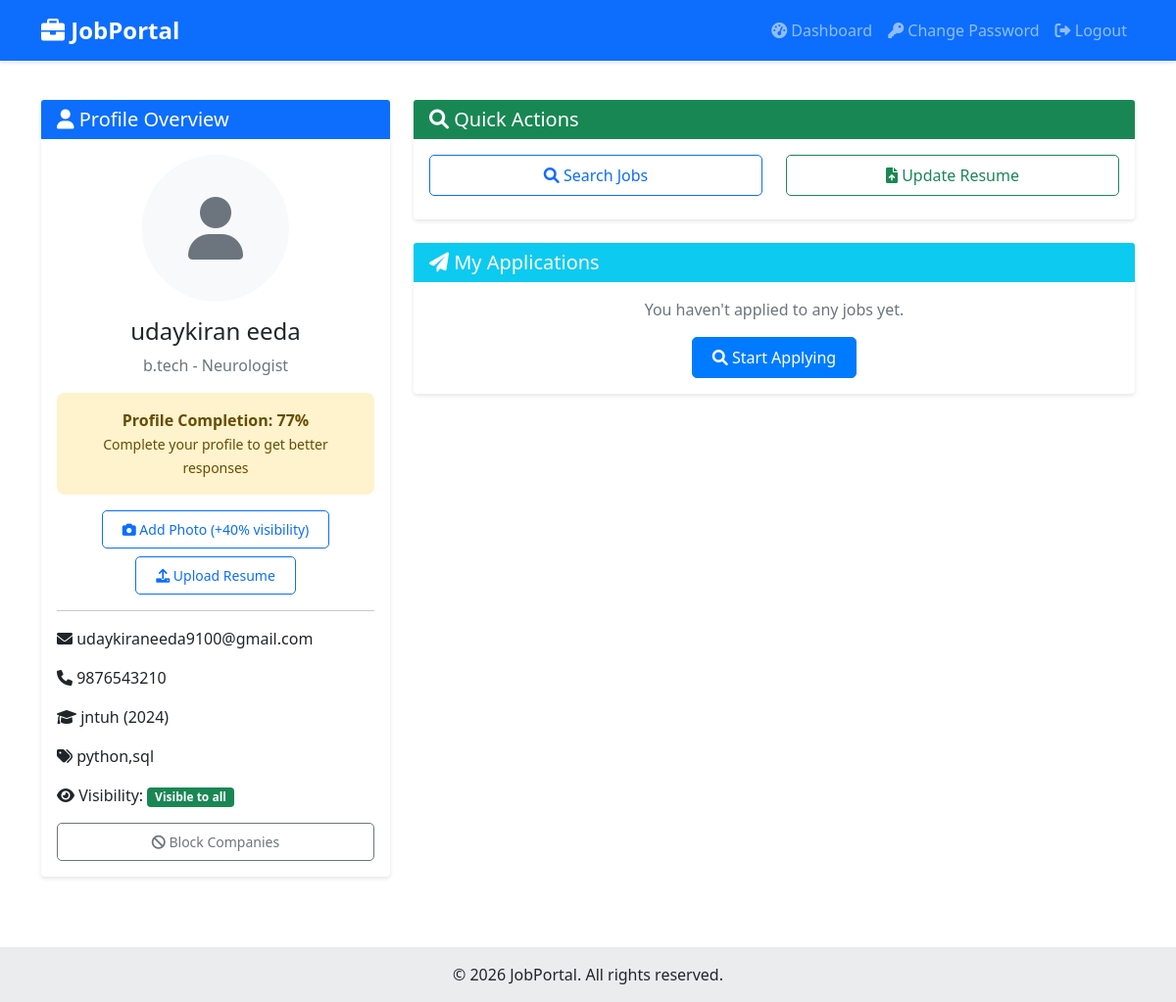
The app's page /dashboard (signed in) with its own data.
### models.py (models this page shows, shortened)
class JobSeekerProfile(db.Model):
    __tablename__ = 'jobseeker_profiles'
    id = db.Column(db.Integer, primary_key=True)
    user_id = db.Column(db.Integer, db.ForeignKey('users.id'), unique=True)
    full_name = db.Column(db.String(100), nullable=False)
    phone = db.Column(db.String(15), nullable=False)
    date_of_birth = db.Column(db.Date)
    gender = db.Column(db.String(10))
    photo = db.Column(db.String(200))
    is_fresher = db.Column(db.Boolean, default=True)
    current_employer = db.Column(db.String(100))
    current_designation = db.Column(db.String(100))
    highest_qualification = db.Column(db.String(100))
    college_name = db.Column(db.String(200))
    graduation_year = db.Column(db.Integer)
    specialization = db.Column(db.String(100))
    key_skills = db.Column(db.Text)
    resume_path = db.Column(db.String(200))
    resume_filename = db.Column(db.String(200))
    resume_uploaded_at = db.Column(db.DateTime)
    profile_visibility = db.Column(db.String(20), default='visible')
    blocked_companies = db.Column(db.Text)
    profile_completion_percentage = db.Column(db.Integer, default=0)
    created_at = db.Column(db.DateTime, default=datetime.utcnow)
    updated_at = db.Column(db.DateTime, default=datetime.utcnow, onupdate=datetime.utcnow)

class User(UserMixin, db.Model):
    __tablename__ = 'users'
    id = db.Column(db.Integer, primary_key=True)
    email = db.Column(db.String(120), unique=True, nullable=False)
    phone = db.Column(db.String(15), nullable=True)
    username = db.Column(db.String(80), unique=True, nullable=False)
    password_hash = db.Column(db.String(200), nullable=False)
    user_type = db.Column(db.String(20), nullable=False)
    is_verified = db.Column(db.Boolean, default=False)
    is_active = db.Column(db.Boolean, default=True)
    created_at = db.Column(db.DateTime, default=datetime.utcnow)
    last_login = db.Column(db.DateTime)
    last_password_change = db.Column(db.DateTime, default=datetime.utcnow)
    login_attempts = db.Column(db.Integer, default=0)
    locked_until = db.Column(db.DateTime)
    jobseeker_profile = db.relationship('JobSeekerProfile', backref='user', uselist=False)
    recruiter_profile = db.relationship('RecruiterProfile', backref='user', uselist=False)
    password_history = db.relationship('PasswordHistory', backref='user', lazy='dynamic')

### app.py (the view, shortened to what this page needs)
@app.route('/dashboard')
@login_required
def dashboard():
    password_status = check_password_expiry_notification(current_user)
    if password_status.get('expired'):
        flash(password_status['message'], 'warning')
        return redirect(url_for('change_password'))
    elif password_status.get('expires_soon'):
        flash(password_status['message'], 'info')
    if current_user.user_type == 'jobseeker':
        profile = JobSeekerProfile.query.filter_by(user_id=current_user.id).first()
        if profile:
            applications = JobApplication.query.filter_by(jobseeker_id=profile.id).all()
            return render_template('jobseeker_dashboard.html', profile=profile, applications=applications)
        else:
            return redirect(url_for('create_profile'))

### app.py (called while the page is built)
@login_manager.user_loader
def load_user(user_id):
    return User.query.get(int(user_id))

### utils.py (called while the page is built)
def check_password_expiry_notification(user):
    if user.last_password_change:
        days_until_expiry = 30 - (datetime.utcnow() - user.last_password_change).days
        if 0 < days_until_expiry <= 2:
            return {'expires_soon': True, 'days_left': days_until_expiry, 'message': f"Your password will expire in {days_until_expiry} days. Please change it."}
        elif days_until_expiry <= 0:
            return {'expired': True, 'message': "Your password has expired. Please change it to continue."}
    return {'expires_soon': False}

### templates/jobseeker_dashboard.html (shortened to what this page needs)
{% extends "base.html" %}
{% block content %}
<div class="row">
    <div class="col-md-4">
        <div class="card mb-4"><div class="card-header bg-primary text-white"><h5 class="mb-0"><i class="fas fa-user"></i> Profile Overview</h5></div><div class="card-body text-center">
            {% if profile.photo %}
                <img src="{{ url_for('static', filename='uploads/' + profile.photo) }}" class="rounded-circle img-fluid mb-3" style="width: 150px; height: 150px; object-fit: cover;">
            {% else %}
                <div class="bg-light rounded-circle d-inline-flex justify-content-center align-items-center mb-3" style="width: 150px; height: 150px;"><i class="fas fa-user fa-4x text-secondary"></i></div>
            {% endif %}
            <h4>{{ profile.full_name }}</h4>
            <p class="text-muted">{{ profile.highest_qualification }} - {{ profile.specialization }}</p>
            <div class="alert {% if profile.profile_completion_percentage == 100 %}alert-success{% else %}alert-warning{% endif %}"><strong>Profile Completion: {{ profile.profile_completion_percentage }}%</strong>{% if profile.profile_completion_percentage < 100 %}<br><small>Complete your profile to get better responses</small>{% endif %}</div>
            {% if profile.photo %}
                <div class="alert alert-success"><i class="fas fa-check-circle"></i> You have a photo! 40% more likely to get contacted.</div>
            {% else %}
                <a href="{{ url_for('upload_photo') }}" class="btn btn-sm btn-outline-primary mb-2"><i class="fas fa-camera"></i> Add Photo (+40% visibility)</a>
            {% endif %}
            {% if profile.resume_path %}
                <div class="alert alert-info"><i class="fas fa-file-pdf"></i> Resume uploaded</div>
            {% else %}
                <a href="{{ url_for('upload_resume') }}" class="btn btn-sm btn-outline-primary"><i class="fas fa-upload"></i> Upload Resume</a>
            {% endif %}
            <hr>
            <div class="text-start">
                <p><i class="fas fa-envelope"></i> {{ current_user.email }}</p>
                <p><i class="fas fa-phone"></i> {{ profile.phone }}</p>
                <p><i class="fas fa-graduation-cap"></i> {{ profile.college_name }} ({{ profile.graduation_year }})</p>
                <p><i class="fas fa-tags"></i> {{ profile.key_skills }}</p>
                <p><i class="fas fa-eye"></i> Visibility:
                    {% if profile.profile_visibility == 'visible' %}<span class="badge bg-success">Visible to all</span>
                    {% elif profile.profile_visibility == 'hidden' %}<span class="badge bg-danger">Hidden</span>
                    {% else %}<span class="badge bg-warning">Visible with exceptions</span>{% endif %}
                </p>
            </div>
            <div class="d-grid gap-2"><a href="{{ url_for('block_company') }}" class="btn btn-outline-secondary btn-sm"><i class="fas fa-ban"></i> Block Companies</a></div>
        </div></div>
    </div>
    <div class="col-md-8">
        <div class="card mb-4"><div class="card-header bg-success text-white"><h5 class="mb-0"><i class="fas fa-search"></i> Quick Actions</h5></div><div class="card-body"><div class="row"><div class="col-md-6"><a href="{{ url_for('search_jobs') }}" class="btn btn-outline-primary w-100 mb-2"><i class="fas fa-search"></i> Search Jobs</a></div><div class="col-md-6"><a href="{{ url_for('upload_resume') }}" class="btn btn-outline-success w-100 mb-2"><i class="fas fa-file-upload"></i> Update Resume</a></div></div></div></div>
        <div class="card"><div class="card-header bg-info text-white"><h5 class="mb-0"><i class="fas fa-paper-plane"></i> My Applications</h5></div><div class="card-body">{% if applications %}<div class="table-responsive"><table class="table table-hover"><thead><tr><th>Job Title</th><th>Company</th><th>Applied On</th><th>Status</th><th>Action</th></tr></thead><tbody>{% for application in applications %}<tr><td>{{ application.job.title }}</td><td>{{ application.job.recruiter.company_name }}</td><td>{{ application.applied_at.strftime('%d-%m-%Y') }}</td><td>{% if application.status == 'applied' %}<span class="badge bg-primary">Applied</span>{% elif application.status == 'shortlisted' %}<span class="badge bg-success">Shortlisted</span>{% elif application.status == 'rejected' %}<span class="badge bg-danger">Rejected</span>{% elif application.status == 'hired' %}<span class="badge bg-warning">Hired</span>{% endif %}</td><td><a href="{{ url_for('view_job', job_id=application.job_id) }}" class="btn btn-sm btn-outline-info">View Job</a></td></tr>{% endfor %}</tbody></table></div>{% else %}<p class="text-center text-muted">You haven't applied to any jobs yet.</p><div class="text-center"><a href="{{ url_for('search_jobs') }}" class="btn btn-primary"><i class="fas fa-search"></i> Start Applying</a></div>{% endif %}</div></div>
    </div>
</div>
{% endblock %}

### static/css/style.css (style rules this page uses)
body { min-height: 100vh; display: flex; flex-direction: column; }
.card { box-shadow: 0 2px 4px rgba(0,0,0,0.1); border: none; margin-bottom: 20px; }
.card-header { border-bottom: none; }
.alert { border: none; border-radius: 8px; }
.btn { border-radius: 5px; padding: 8px 20px; }
.btn-primary { background-color: #007bff; border-color: #007bff; }

### records on screen
JobSeekerProfile: full_name "udaykiran eeda", highest_qualification "b.tech", specialization "Neurologist", profile_completion_percentage "77", phone "9876543210", college_name "jntuh", graduation_year "2024", key_skills "python,sql"
User: email "udaykiraneeda9100@gmail.com"
